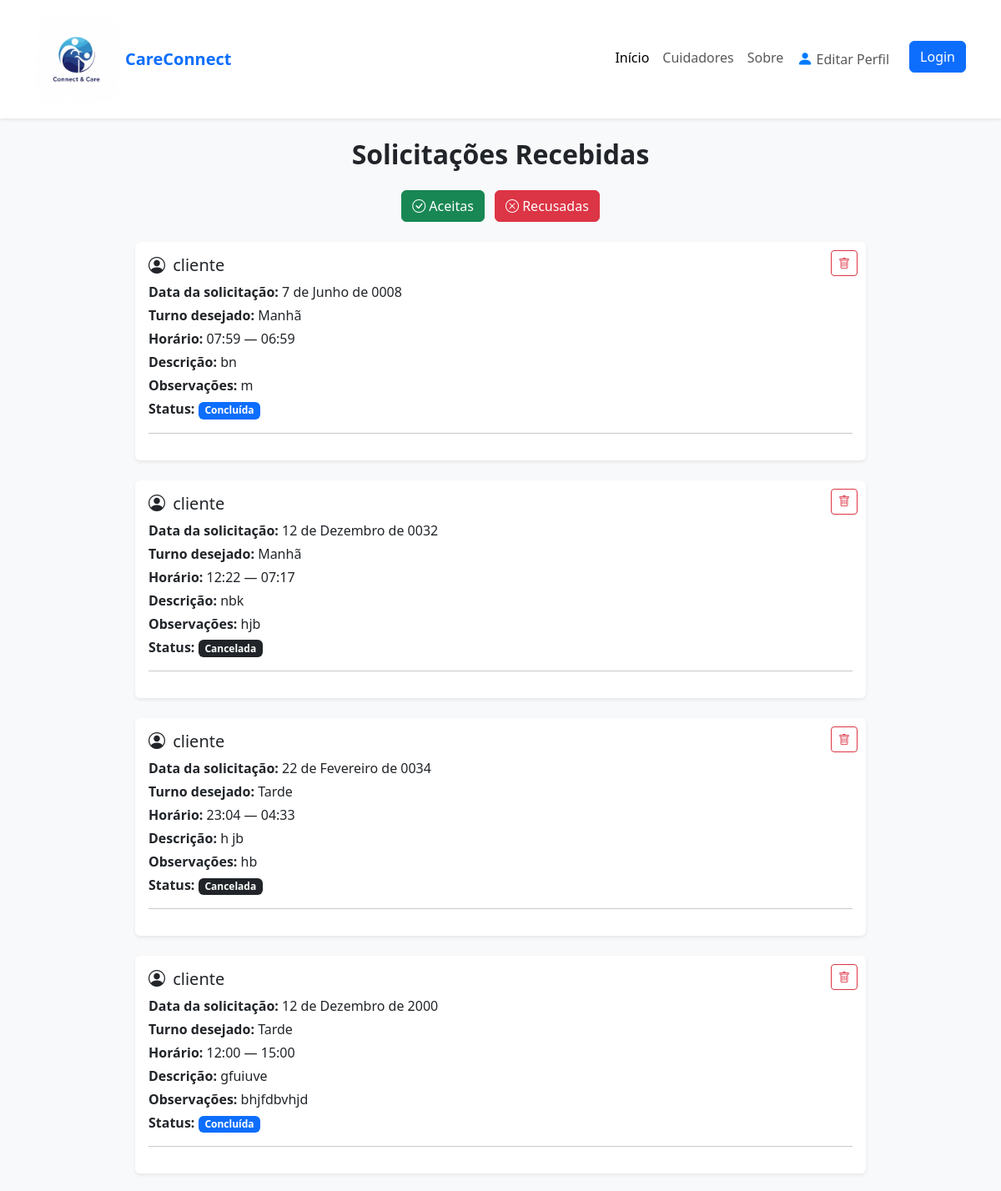
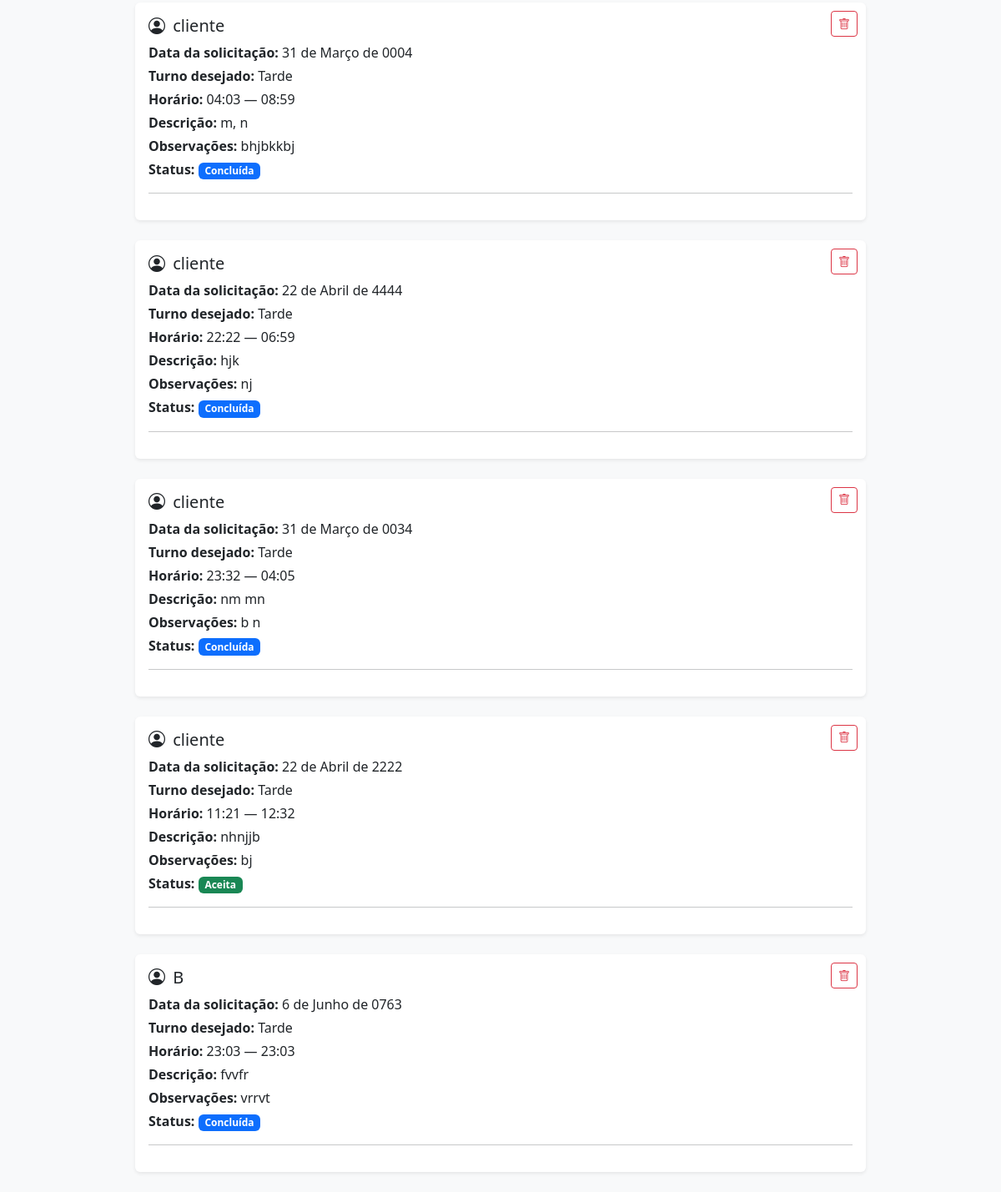
Before: /cuidador/solicitacoes/ with the older database file (2 pictures, top to bottom).
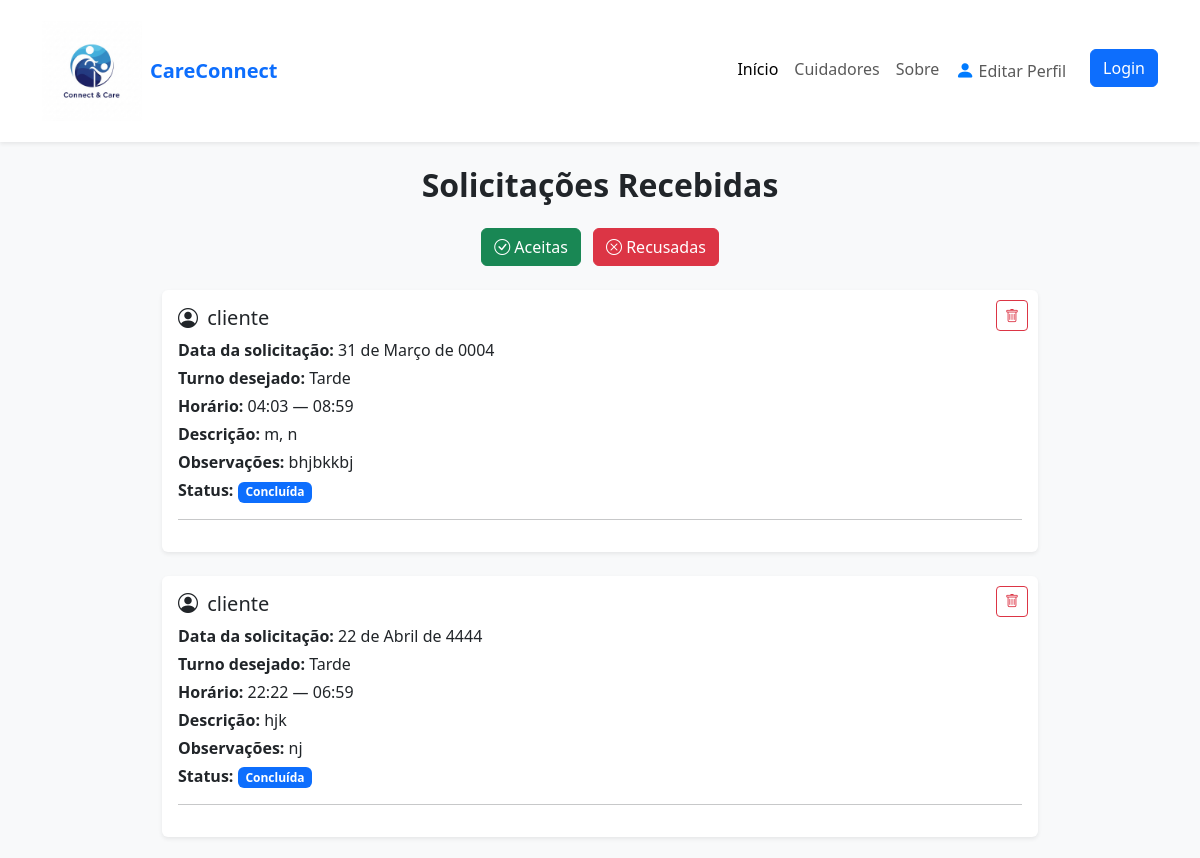
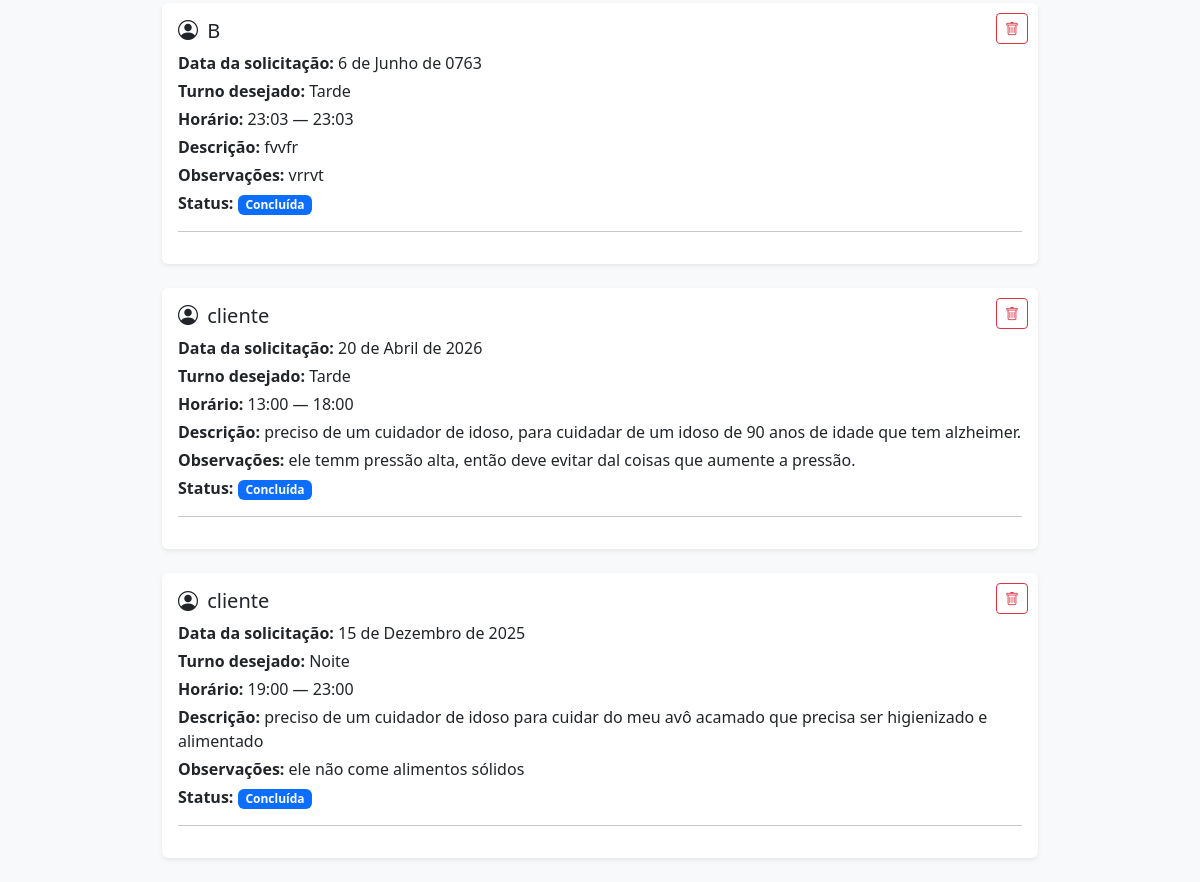
After: the same page with the newer database file (2 pictures, top to bottom).
### pfi/models.py (models this page shows, shortened)
class Solicitacao(models.Model):
    data_solicitacao=models.DateField()
    turno=models.CharField(max_length=100)
    horario_inicial=models.TimeField()
    horario_final=models.TimeField()
    status=models.CharField(max_length=100)
    observacao=models.TextField()
    descricao=models.TextField()
    cliente=models.ForeignKey(Cliente, on_delete=models.DO_NOTHING)
    cuidador=models.ForeignKey(Cuidador, on_delete=models.DO_NOTHING)

class Usuario(models.Model):
    nome = models.CharField(max_length=100)
    email = models.EmailField()
    cpf = models.CharField(max_length=20)
    telefone = models.CharField(max_length=15)
    senha = models.CharField(max_length=128)
    data_cadastro = models.DateTimeField(auto_now_add=True)
    data_nasc = models.DateField()
    foto = models.ImageField(upload_to="fotos_cuidadores/", null=True, blank=True)

### pfi/views.py (the view)
# urls.py: path("cuidador/solicitacoes/", SolicitacoesCuidadorView.as_view(), name="solicitacoes_cuidador"),
class SolicitacoesCuidadorView(ListView):
    model = Solicitacao
    template_name = "solicitacoes_cuidador.html"
    context_object_name = "solicitacoes"

### pfi/templates/solicitacoes_cuidador.html (shortened to what this page needs)
{% load static %}
<!DOCTYPE html>
<html lang="pt-br">
<head>
    <link href="https://cdn.jsdelivr.net/npm/bootstrap@5.3.0/dist/css/bootstrap.min.css" rel="stylesheet">
    <link href="https://cdn.jsdelivr.net/npm/bootstrap-icons/font/bootstrap-icons.css" rel="stylesheet">
</head>
<body class="bg-light">
    {% include 'menu.html' %}
    <div class="container mt-4" style="max-width: 900px;">
        <h2 class="mb-4 text-center fw-bold">Solicitações Recebidas</h2>
        <div class="text-center mb-4">
            <a href="{% url 'solicitacoes_aceitas' %}" class="btn btn-success me-2">
                <i class="bi bi-check-circle"></i> Aceitas
            </a>
            <a href="{% url 'solicitacoes_recusadas' %}" class="btn btn-danger">
                <i class="bi bi-x-circle"></i> Recusadas
            </a>
        </div>
        {% if solicitacoes %}
            {% for s in solicitacoes %}
            <div class="card mb-4 shadow-sm border-0" style="position: relative;">
                <div class="card-body">
                    <button class="btn btn-outline-danger btn-sm btn-lixeira" style="position: absolute; top: 10px; right: 10px;"
                        {% if s.status == 'pendente' %} disabled {% endif %}>
                        <i class="bi bi-trash"></i>
                    </button>
                    <h5 class="card-title">
                        <i class="bi bi-person-circle me-1"></i>
                        {{ s.cliente.nome }}
                    </h5>
                    <p class="mb-1"><strong>Data da solicitação:</strong> {{ s.data_solicitacao }}</p>
                    <p class="mb-1"><strong>Turno desejado:</strong> {{ s.turno }}</p>
                    <p class="mb-1"><strong>Horário:</strong> {{ s.horario_inicial }} — {{ s.horario_final }}</p>
                    <p class="mb-1"><strong>Descrição:</strong> {{ s.descricao }}</p>
                    {% if s.observacao %}
                    <p class="mb-1"><strong>Observações:</strong> {{ s.observacao }}</p>
                    {% endif %}
                    <p class="mb-2">
                        <strong>Status:</strong>
                        {% if s.status == 'pendente' %}
                        <span class="badge bg-warning">Pendente</span>
                        {% elif s.status == 'aceita' %}
                        <span class="badge bg-success">Aceita</span>
                        {% elif s.status == 'recusada' %}
                        <span class="badge bg-danger">Recusada</span>
                        {% elif s.status == 'cancelada' %}
                        <span class="badge bg-dark">Cancelada</span>
                        {% elif s.status == 'concluida' %}
                        <span class="badge bg-primary">Concluída</span>
                        {% endif %}
                    </p>
                    <hr>
                </div>
            </div>
            {% endfor %}
        {% else %}
            <p class="text-center text-muted">
                <i class="bi bi-inbox fs-3 d-block mb-2"></i>
                Nenhuma solicitação no momento.
            </p>
        {% endif %}
    </div>
</body>
</html>

Changed rows visible on the page:
removed Solicitacao: cliente.nome "cliente", data_solicitacao "7 de Junho de 0008", turno "Manhã", horario_inicial "07:59", horario_final "06:59", descricao "bn", observacao "m", status "Concluída"
removed Solicitacao: cliente.nome "cliente", data_solicitacao "12 de Dezembro de 0032", turno "Manhã", horario_inicial "12:22", horario_final "07:17", descricao "nbk", observacao "hjb", status "Cancelada"
removed Solicitacao: cliente.nome "cliente", data_solicitacao "22 de Fevereiro de 0034", turno "Tarde", horario_inicial "23:04", horario_final "04:33", descricao "h jb", observacao "hb", status "Cancelada"
removed Solicitacao: cliente.nome "cliente", data_solicitacao "12 de Dezembro de 2000", turno "Tarde", horario_inicial "12:00", horario_final "15:00", descricao "gfuiuve", observacao "bhjfdbvhjd", status "Concluída"
removed Solicitacao: cliente.nome "cliente", data_solicitacao "31 de Março de 0034", turno "Tarde", horario_inicial "23:32", horario_final "04:05", descricao "nm mn", observacao "b n", status "Concluída"
removed Solicitacao: cliente.nome "cliente", data_solicitacao "22 de Abril de 2222", turno "Tarde", horario_inicial "11:21", horario_final "12:32", descricao "nhnjjb", observacao "bj", status "Aceita"
added Solicitacao: cliente.nome "cliente", data_solicitacao "20 de Abril de 2026", turno "Tarde", horario_inicial "13:00", horario_final "18:00", descricao "preciso de um cuidador de idoso, para cuidadar de um idoso de 90 anos de idade que tem alzheimer.", observacao "ele temm pressão alta, então deve evitar dal coisas que aumente a pressão.", status "Concluída"
added Solicitacao: cliente.nome "cliente", data_solicitacao "15 de Dezembro de 2025", turno "Noite", horario_inicial "19:00", horario_final "23:00", descricao "preciso de um cuidador de idoso para cuidar do meu avô acamado que precisa ser higienizado e alimentado", observacao "ele não come alimentos sólidos", status "Concluída"
